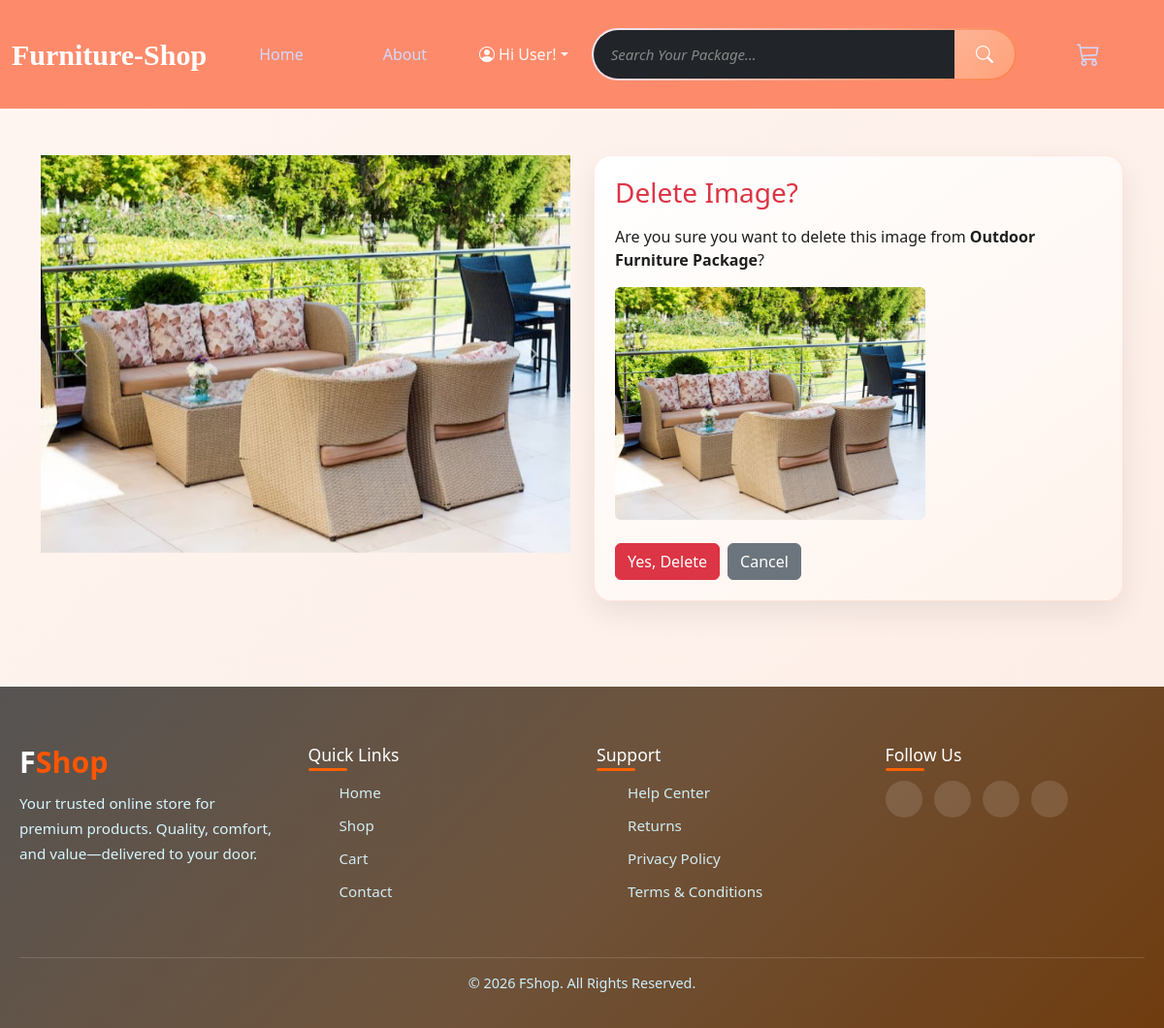
The page /products/image/del/2 on the database its author committed.
### products/models.py (models this page shows, shortened)
class ProductImage(models.Model):
    img = models.ImageField(upload_to='products/images/')
    caption = models.CharField(max_length=200, blank=True)
    product = models.ForeignKey(Product, on_delete=models.CASCADE, related_name='images')
    created_at = models.DateTimeField(auto_now_add=True)
    updated_at = models.DateTimeField(auto_now=True)

class Product(models.Model):
    title = models.CharField(max_length=255)
    desc = models.TextField(max_length=500)
    price = models.DecimalField(max_digits=10, decimal_places=2)
    stock = models.PositiveIntegerField()
    thumbnail = models.ImageField(upload_to='products/thumbnails/')
    created_at = models.DateTimeField(auto_now_add=True)
    updated_at = models.DateTimeField(auto_now=True)

### products/views.py (the view, shortened to what this page needs)
# urls.py: path('image/del/<int:pk>', DeleteProductImage.as_view(), name = 'del_prod_image')
class DeleteProductImage(DeleteView):
    model = ProductImage
    template_name = 'products/image_del.html'
    context_object_name = 'image'
    def get_context_data(self, **kwargs):
        context = super().get_context_data(**kwargs)
        context['product'] = self.object.product
        return context

### templates/products/image_del.html (shortened to what this page needs)
{% extends 'base/base.html' %}
{% block content %}
<section id="product-detail-section" class="container py-5">
    <div class="row g-4 align-items-start">
        <div class="col-lg-6">
            {% include 'products/includes/productImageCarousel.html' %}
        </div>
        <div class="col-lg-6">
            <div class="product-info">
                <h3 class="text-danger mb-3">
                    Delete Image?
                </h3>
                <p class="mb-3">
                    Are you sure you want to delete this image from
                    <strong>{{ image.product.title }}</strong>?
                </p>
                <img src="{{ image.img.url }}"
                     class="img-fluid rounded mb-4"
                     style="max-height: 240px; object-fit: contain;"
                     alt="Image to delete">
                <form method="post">
                    <div class="d-flex gap-2">
                        <button type="submit" class="btn btn-danger">
                            Yes, Delete
                        </button>
                        <a href="{% url 'product_details' image.product.pk %}"
                           class="btn btn-secondary">
                            Cancel
                        </a>
                    </div>
                </form>
            </div>
        </div>
    </div>
</section>
{% endblock %}

### templates/products/includes/productImageCarousel.html (shortened to what this page needs)
<div id="productImageCarousel"
     class="carousel slide product-carousel"
     data-bs-ride="carousel">
    {% if product.images.all %}
    <div class="carousel-inner">
        {% for image in product.images.all %}
        <div class="carousel-item {% if forloop.first %}active{% endif %}">
            <img src="{{ image.img.url }}"
                 class="d-block w-100 product-main-img"
                 alt="{{ product.title }}">
        </div>
        {% endfor %}
    </div>
    {% if product.images.count > 1 %}
    <button class="carousel-control-prev"
            type="button"
            data-bs-target="#productImageCarousel"
            data-bs-slide="prev">
        <span class="carousel-control-prev-icon"></span>
    </button>
    <button class="carousel-control-next"
            type="button"
            data-bs-target="#productImageCarousel"
            data-bs-slide="next">
        <span class="carousel-control-next-icon"></span>
    </button>
    {% endif %}
    {% endif %}
</div>

### static/css/design.css (style rules this page uses)
* { margin: 0; padding: 0; box-sizing: border-box; font-family: "Poppins", system-ui, sans-serif; }
.product-info { padding: 22px; background: linear-gradient(145deg, #ffffff, #fff3ec); border-radius: 18px; box-shadow: inset 0 0 0 1px rgba(255, 120, 80, 0.15), 0 12px 30px rgba(0, 0, 0, 0.08); }

### rows shown on the page
ProductImage: img (picture), product "Outdoor Furniture Package"
